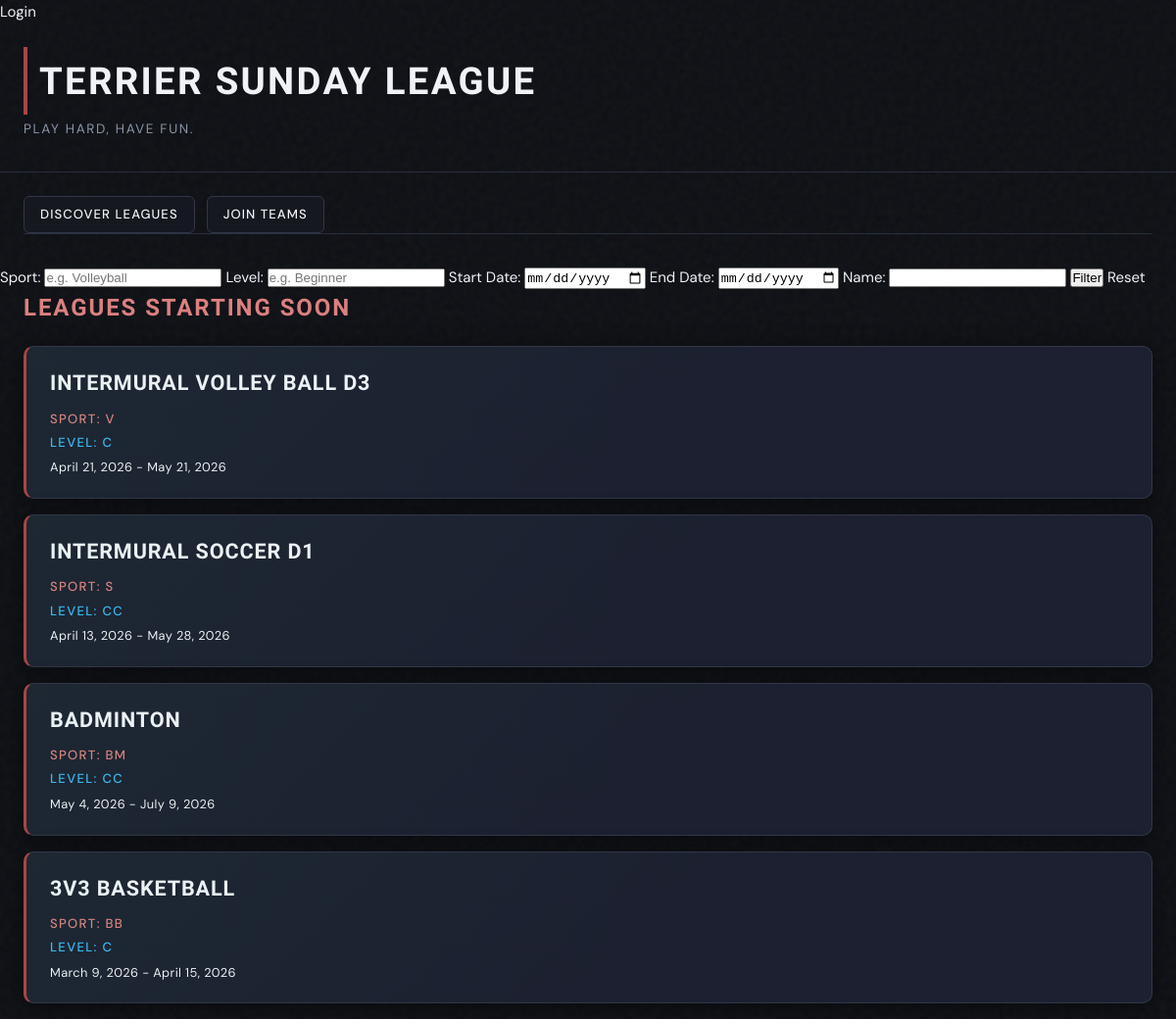
The page /sundayleague/ on the database its author committed.
### SundayLeague/models.py (models this page shows, shortened)
class League(models.Model):
  league_admin = models.ForeignKey(User, on_delete=models.CASCADE) # Controls league settings and can admit teams
  sport_type = models.CharField(blank=False)
  is_active = models.BooleanField(default=True)
  league_name = models.TextField(blank=False, default='Unnamed League')
  season_start = models.DateField()
  season_end = models.DateField()
  level = models.CharField(blank=False)

### SundayLeague/views.py (the view)
# urls.py: path('', ListLeagues.as_view(),name='home'),
class ListLeagues(ListView):
  model=League
  template_name='SundayLeague/list_leagues.html'
  context_object_name='leagues'
  def get_queryset(self):
    queryset = super().get_queryset()
    sport = self.request.GET.get('sport')
    level = self.request.GET.get('level')
    start_date = self.request.GET.get('start_date')
    end_date = self.request.GET.get('end_date')
    league_name = self.request.GET.get('name')
    if sport:
      queryset = queryset.filter(sport_type__icontains=sport)
    if level:
      queryset = queryset.filter(level__icontains=level)
    if start_date:
      queryset = queryset.filter(season_start__gte=start_date)
    if end_date:
      queryset = queryset.filter(season_end__lte=end_date)
    if league_name:
      queryset = queryset.filter(league_name__icontains=league_name)
    return queryset

### SundayLeague/templates/SundayLeague/list_leagues.html
{% extends 'SundayLeague/base.html' %}
{% block content %}
  {% include 'SundayLeague/search_forms/basic_filter.html' %}
  <h2>Leagues Starting Soon</h2>
  {% for league in leagues %}
    <a href="{% url 'detail_league' league.pk %}">
    <div class="card">
      <p class="league-title">{{league.league_name}}</p>
      <p class="type-text">Sport: {{league.sport_type}}</p>
      <p class="seriousness">Level: {{league.level}}</p>
      <p class="dates">{{league.season_start}} - {{league.season_end}}</p>
    </div>
  {% endfor %}
{% endblock %}

### static/sundayleague.css (style rules this page uses)
:root { --bg-base: #0d0f14; --bg-surface: #15181f; --bg-card: #1c2030; --border-subtle: #2a2f3d; --border-card: #323748; --accent-green: #AA4545; --accent-amber: #DB8080; --accent-sky: #3ab8f5; --text-primary: #f0f2f8; --text-secondary: #8b93a8; --text-secondary-light: #f0f2f8; --text-dim: #555d72; --card-shadow: 0 4px 24px rgba(0,0,0,0.45); --glow-green: 0 0 12px rgba(57,232,122,0.25); --glow-amber: 0 0 12px rgba(245,166,35,0.22); }
*, *::before, *::after { box-sizing: border-box; margin: 0; padding: 0; }
h2 { font-family: 'Barlow Condensed', sans-serif; font-size: 1.5rem; font-weight: 600; letter-spacing: 0.08em; text-transform: uppercase; color: var(--accent-amber); margin: 0 1.5rem 1.25rem; }
.card { background: var(--bg-card); border: 1px solid var(--border-card); border-radius: 10px; padding: 1.25rem 1.5rem; margin: 0 1.5rem 1rem; box-shadow: var(--card-shadow); cursor: pointer; position: relative; overflow: hidden; transition: transform 0.18s ease, box-shadow 0.18s ease, border-color 0.18s ease; border-left: 3px solid var(--accent-green); }
.card::before { content: ''; position: absolute; inset: 0; background: linear-gradient(135deg, rgba(57,232,122,0.04) 0%, transparent 60%); pointer-events: none; }
.league-title { font-family: 'Barlow Condensed', sans-serif; font-size: 1.35rem; font-weight: 700; letter-spacing: 0.04em; text-transform: uppercase; color: var(--text-primary); margin-bottom: 0.5rem; }
.type-text { font-size: 0.82rem; font-weight: 500; letter-spacing: 0.1em; text-transform: uppercase; color: var(--accent-amber); margin-bottom: 0.2rem; }
.seriousness { font-size: 0.82rem; font-weight: 500; letter-spacing: 0.1em; text-transform: uppercase; color: var(--accent-sky); margin-bottom: 0.35rem; }
.dates { font-size: 0.8rem; color: var(--text-secondary-bright); letter-spacing: 0.03em; }
a:link { text-decoration: none; color: var(--text-secondary-bright);; }

### rows shown on the page
League: league_name "INTERMURAL VOLLEY BALL D3", sport_type "V", level "C", season_start "April 21, 2026", season_end "May 21, 2026"
League: league_name "INTERMURAL SOCCER D1", sport_type "S", level "CC", season_start "April 13, 2026", season_end "May 28, 2026"
League: league_name "BADMINTON", sport_type "BM", level "CC", season_start "May 4, 2026", season_end "July 9, 2026"
League: league_name "3V3 BASKETBALL", sport_type "BB", level "C", season_start "March 9, 2026", season_end "April 15, 2026"
